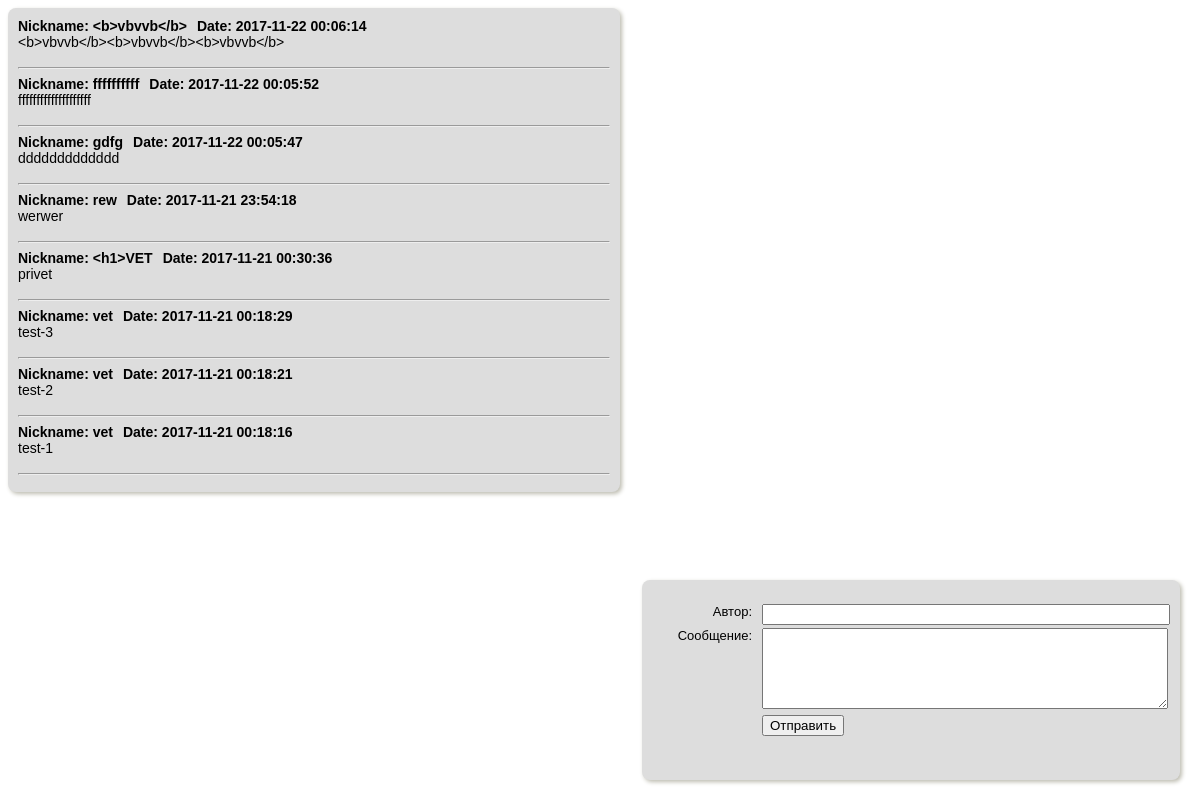
Page /comments/comments.php on the committed database.
### tables this page shows
CREATE TABLE IF NOT EXISTS `comments` (
  `id` int(11) NOT NULL,
  `nickname` tinytext NOT NULL,
  `content` text NOT NULL,
  `created_at` datetime NOT NULL,
  `is_visible` tinyint(1) NOT NULL DEFAULT '1'
);

### comments/addcom.php (the view, shortened to what this page needs)
<?php
  require_once("connect.php");
  try {
    $query = "SELECT *
              FROM comments
              WHERE is_visible = 1
              ORDER BY created_at DESC";
    $com = $pdo->query($query);
    while($comments = $com->fetch()) {
      $comments['nickname'] = htmlspecialchars($comments['nickname']);
      $comments['content'] = nl2br(htmlspecialchars($comments['content']));
      echo "<div class='message'>".
           "<span class='author'>Nickname: {$comments['nickname']}</span>".
           "<span class='date'>Date: {$comments['created_at']}</span>".
           "<span class='content'>{$comments['content']}</span>".
           "<hr>".
           "</div>";
    }
  } catch (PDOException $e) {
    echo "Ошибка выполнения запроса: " . $e->getMessage();
  }

### comments/comments.css (style rules this page uses)
body { font-family: Arial, sans-serif; font-size: 14px; }
.author, .date { font-weight: bold; }
.date { padding-left: 10px; }
.content { display: block; padding-bottom: 10px; }

### rows in the picture
comments: nickname "<b>vbvvb</b>", created_at "2017-11-22 00:06:14", content "<b>vbvvb</b><b>vbvvb</b><b>vbvvb</b>"
comments: nickname "ffffffffff", created_at "2017-11-22 00:05:52", content "ffffffffffffffffffff"
comments: nickname "gdfg", created_at "2017-11-22 00:05:47", content "ddddddddddddd"
comments: nickname "rew", created_at "2017-11-21 23:54:18", content "werwer"
comments: nickname "<h1>VET", created_at "2017-11-21 00:30:36", content "privet"
comments: nickname "vet", created_at "2017-11-21 00:18:29", content "test-3"
comments: nickname "vet", created_at "2017-11-21 00:18:21", content "test-2"
comments: nickname "vet", created_at "2017-11-21 00:18:16", content "test-1"
